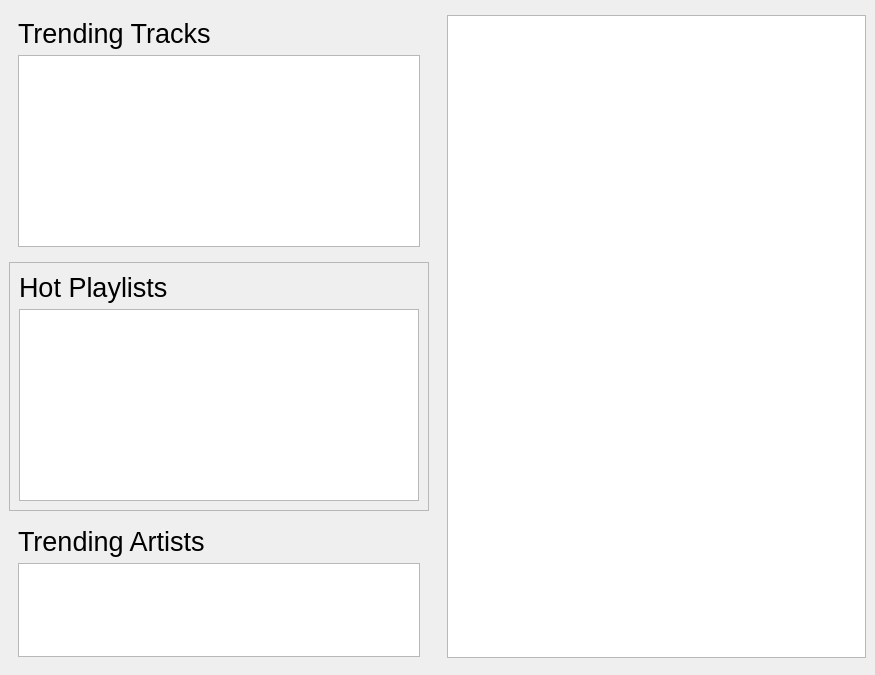
<?xml version="1.0" encoding="UTF-8"?>
<ui version="4.0">
 <class>NetworkActivityWidget</class>
 <widget class="QWidget" name="NetworkActivityWidget">
  <property name="geometry">
   <rect>
    <x>0</x>
    <y>0</y>
    <width>875</width>
    <height>675</height>
   </rect>
  </property>
  <layout class="QHBoxLayout" name="horizontalLayout_2">
   <property name="spacing">
    <number>0</number>
   </property>
   <property name="margin">
    <number>0</number>
   </property>
   <item>
    <widget class="QFrame" name="frame">
     <property name="font">
      <font>
       <pointsize>10</pointsize>
      </font>
     </property>
     <layout class="QVBoxLayout" name="verticalLayout">
      <item>
       <widget class="QFrame" name="trendingTracksFrame">
        <layout class="QVBoxLayout" name="verticalLayout_3">
         <item>
          <widget class="QLabel" name="trendingTracksLabel">
           <property name="font">
            <font>
             <pointsize>20</pointsize>
            </font>
           </property>
           <property name="text">
            <string>Trending Tracks</string>
           </property>
          </widget>
         </item>
         <item>
          <widget class="TrackView" name="trendingTracksView">
           <property name="sizePolicy">
            <sizepolicy hsizetype="Expanding" vsizetype="MinimumExpanding">
             <horstretch>0</horstretch>
             <verstretch>0</verstretch>
            </sizepolicy>
           </property>
           <property name="minimumSize">
            <size>
             <width>320</width>
             <height>0</height>
            </size>
           </property>
          </widget>
         </item>
        </layout>
       </widget>
      </item>
      <item>
       <widget class="QFrame" name="playlistsFrame">
        <property name="frameShape">
         <enum>QFrame::StyledPanel</enum>
        </property>
        <property name="frameShadow">
         <enum>QFrame::Raised</enum>
        </property>
        <layout class="QVBoxLayout" name="verticalLayout_4">
         <item>
          <widget class="QLabel" name="hotPlaylistsLabel">
           <property name="font">
            <font>
             <pointsize>20</pointsize>
            </font>
           </property>
           <property name="text">
            <string>Hot Playlists</string>
           </property>
          </widget>
         </item>
         <item>
          <widget class="Tomahawk::Widgets::PlaylistWidget" name="playlistView">
           <property name="sizePolicy">
            <sizepolicy hsizetype="MinimumExpanding" vsizetype="MinimumExpanding">
             <horstretch>0</horstretch>
             <verstretch>0</verstretch>
            </sizepolicy>
           </property>
           <property name="minimumSize">
            <size>
             <width>320</width>
             <height>0</height>
            </size>
           </property>
          </widget>
         </item>
        </layout>
       </widget>
      </item>
      <item>
       <widget class="QFrame" name="trendingArtistsFrame">
        <layout class="QVBoxLayout" name="verticalLayout_5">
         <item>
          <widget class="QLabel" name="trendingArtistsLabel">
           <property name="font">
            <font>
             <pointsize>20</pointsize>
            </font>
           </property>
           <property name="text">
            <string>Trending Artists</string>
           </property>
          </widget>
         </item>
         <item>
          <widget class="GridView" name="trendingArtistsView">
           <property name="minimumSize">
            <size>
             <width>320</width>
             <height>0</height>
            </size>
           </property>
          </widget>
         </item>
        </layout>
       </widget>
      </item>
      <item>
       <spacer name="verticalSpacer">
        <property name="orientation">
         <enum>Qt::Vertical</enum>
        </property>
        <property name="sizeHint" stdset="0">
         <size>
          <width>20</width>
          <height>8</height>
         </size>
        </property>
       </spacer>
      </item>
     </layout>
    </widget>
   </item>
   <item>
    <widget class="QFrame" name="chartsFrame">
     <layout class="QHBoxLayout" name="horizontalLayout">
      <item>
       <layout class="QVBoxLayout" name="verticalLayout_2" stretch="0,1,0">
        <item>
         <widget class="Tomahawk::Breadcrumb" name="breadCrumbLeft" native="true"/>
        </item>
        <item>
         <widget class="TrackView" name="tracksViewLeft">
          <property name="sizePolicy">
           <sizepolicy hsizetype="Expanding" vsizetype="Expanding">
            <horstretch>0</horstretch>
            <verstretch>0</verstretch>
           </sizepolicy>
          </property>
          <property name="minimumSize">
           <size>
            <width>320</width>
            <height>0</height>
           </size>
          </property>
         </widget>
        </item>
        <item>
         <spacer name="verticalSpacer_2">
          <property name="orientation">
           <enum>Qt::Vertical</enum>
          </property>
          <property name="sizeHint" stdset="0">
           <size>
            <width>20</width>
            <height>8</height>
           </size>
          </property>
         </spacer>
        </item>
       </layout>
      </item>
     </layout>
    </widget>
   </item>
  </layout>
 </widget>
 <customwidgets>
  <customwidget>
   <class>TrackView</class>
   <extends>QTreeView</extends>
   <header location="global">playlist/TrackView.h</header>
  </customwidget>
  <customwidget>
   <class>GridView</class>
   <extends>QListView</extends>
   <header location="global">playlist/GridView.h</header>
  </customwidget>
  <customwidget>
   <class>Tomahawk::Widgets::PlaylistWidget</class>
   <extends>QListWidget</extends>
   <header>libtomahawk-widgets/PlaylistWidget.h</header>
  </customwidget>
  <customwidget>
   <class>Tomahawk::Breadcrumb</class>
   <extends>QWidget</extends>
   <header>widgets/Breadcrumb.h</header>
   <container>1</container>
  </customwidget>
 </customwidgets>
 <resources/>
 <connections/>
</ui>
